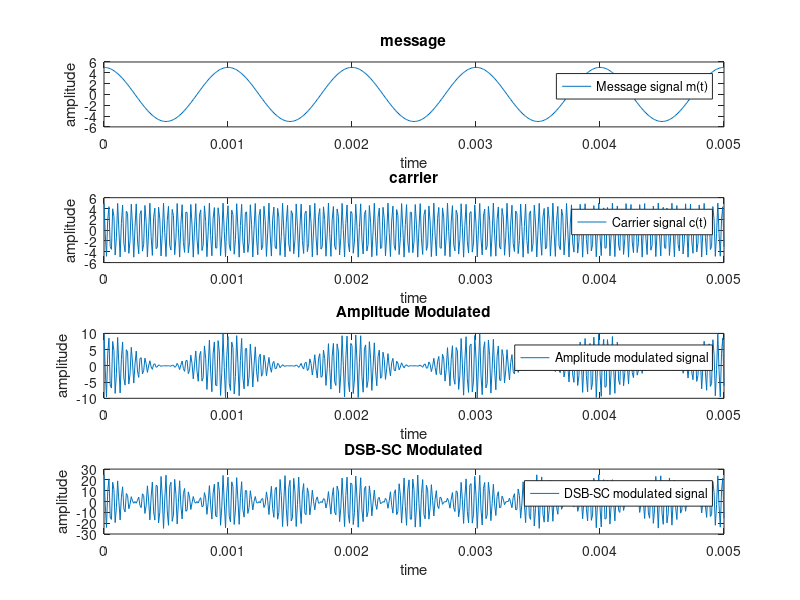

MATLAB code to generate this figure:
% PRABHAT KUMAR RAI --- EE18MTECH01005
% CSP ASSIGNMENT 1 
% Q.NO.1 -- All 3 parts are solved
clc
close all;
clear all;
t=0:0.00001:0.005;
fm=1000; % message freq
Am=input('enter the msg amplitude ');
fc=927071; %lambda=323.6m % freq=speed_of_light/lambda % carrier freq
Ac=input('enter the carrier amplitude ');
h=Am/Ac; %modulation index
fprintf('modulation index = Am/Ac = %f',h);
m=Am*cos(2*pi*fm*t); %message signal
c=cos(2*pi*fc*t); %carrier signal
x=m.*c;
Amp_mod=x+(Ac.*c);%Amplitude Modulation
DSB_SC_mod = Ac*m.*c; % DSB_SC Modulation
subplot(4,1,1),plot(t,m);
xlabel('time');
ylabel('amplitude');
legend('Message signal m(t)');
title('message');
subplot(4,1,2),plot(t,Ac*c);
xlabel('time');
ylabel('amplitude');
legend('Carrier signal c(t)');
title('carrier');
subplot(4,1,3),plot(t,Amp_mod);
xlabel('time');
ylabel('amplitude');
legend('Amplitude modulated signal');
title('Amplitude Modulated');
subplot(4,1,4),plot(t,DSB_SC_mod);
xlabel('time');
ylabel('amplitude');
legend('DSB-SC modulated signal');
title('DSB-SC Modulated');